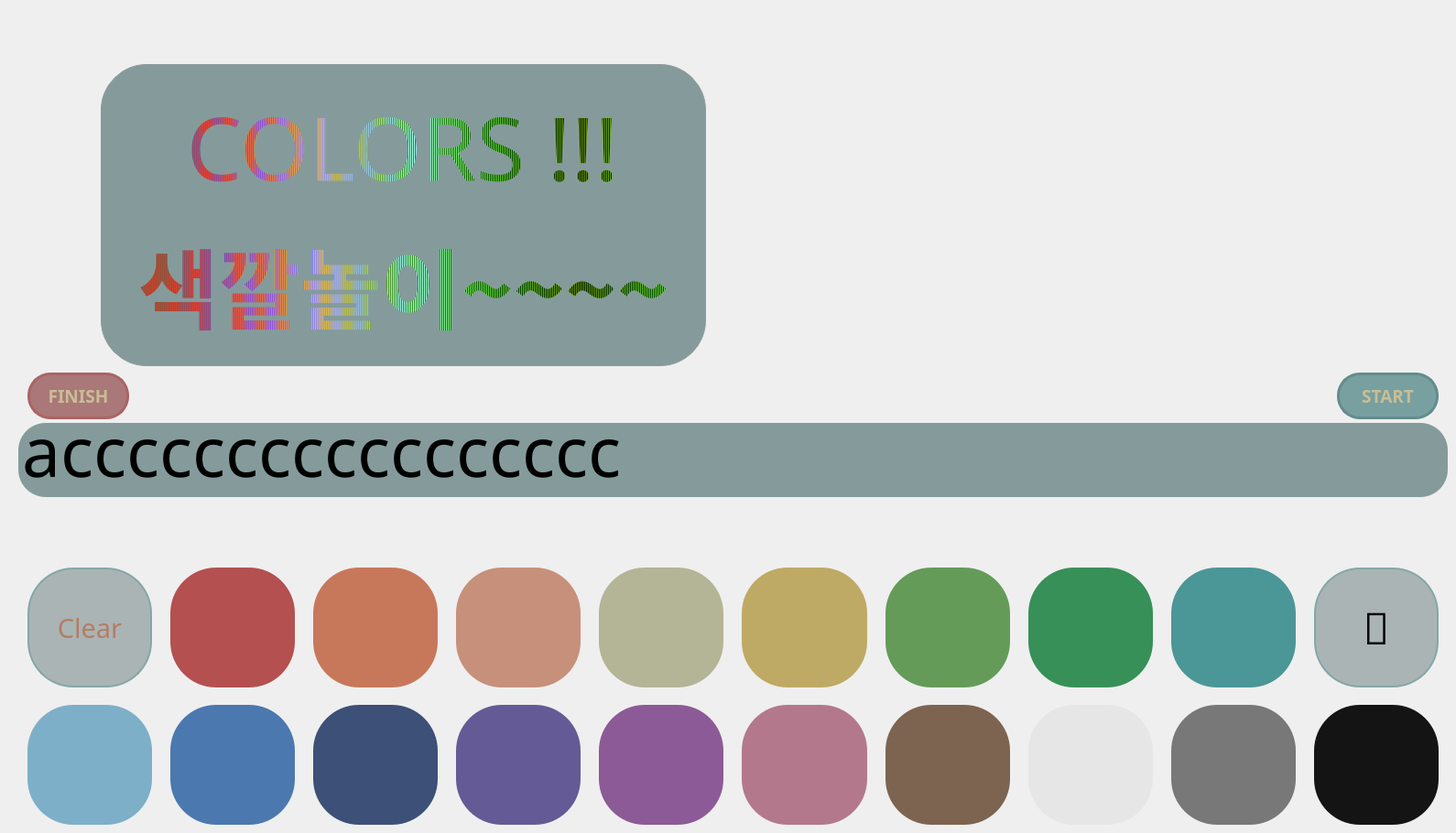
      <widget class="QWidget" name="colors">
       <widget class="QWidget" name="horizontalLayoutWidget_18">
        <property name="geometry">
         <rect>
          <x>30</x>
          <y>620</y>
          <width>1541</width>
          <height>131</height>
         </rect>
        </property>
        <layout class="QHBoxLayout" name="colors1">
         <property name="spacing">
          <number>20</number>
         </property>
         <item>
          <widget class="QPushButton" name="color_clear_btn">
           <property name="sizePolicy">
            <sizepolicy hsizetype="Minimum" vsizetype="Expanding">
             <horstretch>0</horstretch>
             <verstretch>0</verstretch>
            </sizepolicy>
           </property>
           <property name="font">
            <font>
             <family>BM DoHyeon</family>
             <pointsize>22</pointsize>
            </font>
           </property>
           <property name="styleSheet">
            <string notr="true">border-radius:50px;
border:2px solid rgb(133, 166, 166);
background-color: rgb(170, 180, 180);
color: rgb(180, 125, 100);</string>
           </property>
           <property name="text">
            <string>Clear</string>
           </property>
          </widget>
         </item>
         <item>
          <widget class="QPushButton" name="color_red_btn">
           <property name="sizePolicy">
            <sizepolicy hsizetype="Minimum" vsizetype="Expanding">
             <horstretch>0</horstretch>
             <verstretch>0</verstretch>
            </sizepolicy>
           </property>
           <property name="styleSheet">
            <string notr="true">border-radius:50px;
background-color: rgb(180, 80, 80);</string>
           </property>
           <property name="text">
            <string/>
           </property>
          </widget>
         </item>
         <item>
          <widget class="QPushButton" name="color_orange_btn">
           <property name="sizePolicy">
            <sizepolicy hsizetype="Minimum" vsizetype="Expanding">
             <horstretch>0</horstretch>
             <verstretch>0</verstretch>
            </sizepolicy>
           </property>
           <property name="styleSheet">
            <string notr="true">border-radius:50px;
background-color: rgb(200, 120, 90);</string>
           </property>
           <property name="text">
            <string/>
           </property>
          </widget>
         </item>
         <item>
          <widget class="QPushButton" name="color_peach_btn">
           <property name="sizePolicy">
            <sizepolicy hsizetype="Minimum" vsizetype="Expanding">
             <horstretch>0</horstretch>
             <verstretch>0</verstretch>
            </sizepolicy>
           </property>
           <property name="styleSheet">
            <string notr="true">border-radius:50px;
background-color: rgb(199, 144, 122);</string>
           </property>
           <property name="text">
            <string/>
           </property>
          </widget>
         </item>
         <item>
          <widget class="QPushButton" name="color_beige_btn">
           <property name="sizePolicy">
            <sizepolicy hsizetype="Minimum" vsizetype="Expanding">
             <horstretch>0</horstretch>
             <verstretch>0</verstretch>
            </sizepolicy>
           </property>
           <property name="styleSheet">
            <string notr="true">border-radius:50px;
background-color: rgb(180, 180, 150);</string>
           </property>
           <property name="text">
            <string/>
           </property>
          </widget>
         </item>
         <item>
          <widget class="QPushButton" name="color_yellow_btn">
           <property name="sizePolicy">
            <sizepolicy hsizetype="Minimum" vsizetype="Expanding">
             <horstretch>0</horstretch>
             <verstretch>0</verstretch>
            </sizepolicy>
           </property>
           <property name="styleSheet">
            <string notr="true">border-radius:50px;
background-color: rgb(190, 170, 100);</string>
           </property>
           <property name="text">
            <string/>
           </property>
          </widget>
         </item>
         <item>
          <widget class="QPushButton" name="color_ygreen_btn">
           <property name="sizePolicy">
            <sizepolicy hsizetype="Minimum" vsizetype="Expanding">
             <horstretch>0</horstretch>
             <verstretch>0</verstretch>
            </sizepolicy>
           </property>
           <property name="styleSheet">
            <string notr="true">border-radius:50px;
background-color: rgb(100, 155, 88);</string>
           </property>
           <property name="text">
            <string/>
           </property>
          </widget>
         </item>
         <item>
          <widget class="QPushButton" name="color_green_btn">
           <property name="sizePolicy">
            <sizepolicy hsizetype="Minimum" vsizetype="Expanding">
             <horstretch>0</horstretch>
             <verstretch>0</verstretch>
            </sizepolicy>
           </property>
           <property name="styleSheet">
            <string notr="true">border-radius:50px;
background-color: rgb(55, 144, 88);</string>
           </property>
           <property name="text">
            <string/>
           </property>
          </widget>
         </item>
         <item>
          <widget class="QPushButton" name="color_teal_btn">
           <property name="sizePolicy">
            <sizepolicy hsizetype="Minimum" vsizetype="Expanding">
             <horstretch>0</horstretch>
             <verstretch>0</verstretch>
            </sizepolicy>
           </property>
           <property name="styleSheet">
            <string notr="true">border-radius:50px;
background-color: rgb(75, 150, 150);</string>
           </property>
           <property name="text">
            <string/>
           </property>
          </widget>
         </item>
         <item>
          <widget class="QPushButton" name="color_bs_btn">
           <property name="sizePolicy">
            <sizepolicy hsizetype="Minimum" vsizetype="Expanding">
             <horstretch>0</horstretch>
             <verstretch>0</verstretch>
            </sizepolicy>
           </property>
           <property name="font">
            <font>
             <family>Symbols NF</family>
             <pointsize>36</pointsize>
            </font>
           </property>
           <property name="styleSheet">
            <string notr="true">border-radius:50px;
border:2px solid rgb(133, 166, 166);
background-color: rgb(170, 180, 180);
</string>
           </property>
           <property name="text">
            <string></string>
           </property>
          </widget>
         </item>
        </layout>
       </widget>
       <widget class="QWidget" name="horizontalLayoutWidget_19">
        <property name="geometry">
         <rect>
          <x>30</x>
          <y>770</y>
          <width>1541</width>
          <height>131</height>
         </rect>
        </property>
        <layout class="QHBoxLayout" name="colors2">
         <property name="spacing">
          <number>20</number>
         </property>
         <item>
          <widget class="QPushButton" name="color_sblue_btn">
           <property name="sizePolicy">
            <sizepolicy hsizetype="Minimum" vsizetype="Expanding">
             <horstretch>0</horstretch>
             <verstretch>0</verstretch>
            </sizepolicy>
           </property>
           <property name="styleSheet">
            <string notr="true">border-radius:50px;
background-color: rgb(125, 175, 200);</string>
           </property>
           <property name="text">
            <string/>
           </property>
          </widget>
         </item>
         <item>
          <widget class="QPushButton" name="color_blue_btn">
           <property name="sizePolicy">
            <sizepolicy hsizetype="Minimum" vsizetype="Expanding">
             <horstretch>0</horstretch>
             <verstretch>0</verstretch>
            </sizepolicy>
           </property>
           <property name="styleSheet">
            <string notr="true">border-radius:50px;
background-color: rgb(75, 120, 175);</string>
           </property>
           <property name="text">
            <string/>
           </property>
          </widget>
         </item>
         <item>
          <widget class="QPushButton" name="color_nblue_btn">
           <property name="sizePolicy">
            <sizepolicy hsizetype="Minimum" vsizetype="Expanding">
             <horstretch>0</horstretch>
             <verstretch>0</verstretch>
            </sizepolicy>
           </property>
           <property name="styleSheet">
            <string notr="true">border-radius:50px;
background-color: rgb(60, 80, 120);</string>
           </property>
           <property name="text">
            <string/>
           </property>
          </widget>
         </item>
         <item>
          <widget class="QPushButton" name="color_violet_btn">
           <property name="sizePolicy">
            <sizepolicy hsizetype="Minimum" vsizetype="Expanding">
             <horstretch>0</horstretch>
             <verstretch>0</verstretch>
            </sizepolicy>
           </property>
           <property name="styleSheet">
            <string notr="true">border-radius:50px;
background-color: rgb(100, 90, 150);</string>
           </property>
           <property name="text">
            <string/>
           </property>
          </widget>
         </item>
         <item>
          <widget class="QPushButton" name="color_purple_btn">
           <property name="sizePolicy">
            <sizepolicy hsizetype="Minimum" vsizetype="Expanding">
             <horstretch>0</horstretch>
             <verstretch>0</verstretch>
            </sizepolicy>
           </property>
           <property name="styleSheet">
            <string notr="true">border-radius:50px;
background-color: rgb(140, 90, 150);</string>
           </property>
           <property name="text">
            <string/>
           </property>
          </widget>
         </item>
         <item>
          <widget class="QPushButton" name="color_pink_btn">
           <property name="sizePolicy">
            <sizepolicy hsizetype="Minimum" vsizetype="Expanding">
             <horstretch>0</horstretch>
             <verstretch>0</verstretch>
            </sizepolicy>
           </property>
           <property name="styleSheet">
            <string notr="true">border-radius:50px;
background-color: rgb(180, 120, 140);</string>
           </property>
           <property name="text">
            <string/>
           </property>
          </widget>
         </item>
         <item>
          <widget class="QPushButton" name="color_brown_btn">
           <property name="sizePolicy">
            <sizepolicy hsizetype="Minimum" vsizetype="Expanding">
             <horstretch>0</horstretch>
             <verstretch>0</verstretch>
            </sizepolicy>
           </property>
           <property name="styleSheet">
            <string notr="true">border-radius:50px;
background-color: rgb(125, 100, 80);</string>
           </property>
           <property name="text">
            <string/>
           </property>
          </widget>
         </item>
         <item>
          <widget class="QPushButton" name="color_white_btn">
           <property name="sizePolicy">
            <sizepolicy hsizetype="Minimum" vsizetype="Expanding">
             <horstretch>0</horstretch>
             <verstretch>0</verstretch>
            </sizepolicy>
           </property>
           <property name="styleSheet">
            <string notr="true">border-radius:50px;
background-color: rgb(230, 230, 230);</string>
           </property>
           <property name="text">
            <string/>
           </property>
          </widget>
         </item>
         <item>
          <widget class="QPushButton" name="color_gray_btn">
           <property name="sizePolicy">
            <sizepolicy hsizetype="Minimum" vsizetype="Expanding">
             <horstretch>0</horstretch>
             <verstretch>0</verstretch>
            </sizepolicy>
           </property>
           <property name="styleSheet">
            <string notr="true">border-radius:50px;
background-color: rgb(120, 120, 120);</string>
           </property>
           <property name="text">
            <string/>
           </property>
          </widget>
         </item>
         <item>
          <widget class="QPushButton" name="color_black_btn">
           <property name="sizePolicy">
            <sizepolicy hsizetype="Minimum" vsizetype="Expanding">
             <horstretch>0</horstretch>
             <verstretch>0</verstretch>
            </sizepolicy>
           </property>
           <property name="styleSheet">
            <string notr="true">border-radius:50px;
background-color: rgb(20, 20, 20);</string>
           </property>
           <property name="text">
            <string/>
           </property>
          </widget>
         </item>
        </layout>
       </widget>
       <widget class="QTextEdit" name="color_trains">
        <property name="geometry">
         <rect>
          <x>20</x>
          <y>462</y>
          <width>1561</width>
          <height>81</height>
         </rect>
        </property>
        <property name="font">
         <font>
          <family>Miltrain</family>
          <pointsize>56</pointsize>
         </font>
        </property>
        <property name="styleSheet">
         <string notr="true">padding-right:10px;
border:none;
background-color: rgb(133,155,155);
border-radius:30px;</string>
        </property>
        <property name="verticalScrollBarPolicy">
         <enum>Qt::ScrollBarAlwaysOff</enum>
        </property>
        <property name="horizontalScrollBarPolicy">
         <enum>Qt::ScrollBarAlwaysOff</enum>
        </property>
        <property name="undoRedoEnabled">
         <bool>false</bool>
        </property>
        <property name="readOnly">
         <bool>false</bool>
        </property>
        <property name="markdown">
         <string notr="true">accccccccccccccccc

</string>
        </property>
        <property name="html">
         <string notr="true">&lt;!DOCTYPE HTML PUBLIC &quot;-//W3C//DTD HTML 4.0//EN&quot; &quot;http://www.w3.org/TR/REC-html40/strict.dtd&quot;&gt;
&lt;html&gt;&lt;head&gt;&lt;meta name=&quot;qrichtext&quot; content=&quot;1&quot; /&gt;&lt;style type=&quot;text/css&quot;&gt;
p, li { white-space: pre-wrap; }
&lt;/style&gt;&lt;/head&gt;&lt;body style=&quot; font-family:'Miltrain'; font-size:56pt; font-weight:400; font-style:normal;&quot;&gt;
&lt;p style=&quot; margin-top:0px; margin-bottom:0px; margin-left:0px; margin-right:0px; -qt-block-indent:0; text-indent:0px;&quot;&gt;accccccccccccccccc&lt;/p&gt;&lt;/body&gt;&lt;/html&gt;</string>
        </property>
        <property name="textInteractionFlags">
         <set>Qt::TextEditable</set>
        </property>
        <property name="placeholderText">
         <string notr="true"/>
        </property>
       </widget>
       <widget class="QLabel" name="color_start">
        <property name="geometry">
         <rect>
          <x>1460</x>
          <y>407</y>
          <width>111</width>
          <height>51</height>
         </rect>
        </property>
        <property name="font">
         <font>
          <family>Kristen ITC</family>
          <pointsize>14</pointsize>
          <weight>75</weight>
          <bold>true</bold>
         </font>
        </property>
        <property name="styleSheet">
         <string notr="true">background-color: rgb(120, 160, 160);
border:3px solid rgb(100, 140, 140);
border-radius:25px;
color:rgb(200,190,150);</string>
        </property>
        <property name="text">
         <string>START</string>
        </property>
        <property name="alignment">
         <set>Qt::AlignCenter</set>
        </property>
       </widget>
       <widget class="QLabel" name="color_finish">
        <property name="geometry">
         <rect>
          <x>30</x>
          <y>407</y>
          <width>111</width>
          <height>51</height>
         </rect>
        </property>
        <property name="font">
         <font>
          <family>Kristen ITC</family>
          <pointsize>14</pointsize>
          <weight>75</weight>
          <bold>true</bold>
         </font>
        </property>
        <property name="styleSheet">
         <string notr="true">background-color: rgb(170, 120, 120);
border:3px solid rgb(170, 100, 100);
border-radius:25px;
color:rgb(200,190,150);</string>
        </property>
        <property name="text">
         <string>FINISH</string>
        </property>
        <property name="alignment">
         <set>Qt::AlignCenter</set>
        </property>
       </widget>
       <widget class="QLabel" name="color_img">
        <property name="geometry">
         <rect>
          <x>800</x>
          <y>70</y>
          <width>600</width>
          <height>330</height>
         </rect>
        </property>
        <property name="text">
         <string/>
        </property>
        <property name="scaledContents">
         <bool>true</bool>
        </property>
        <property name="alignment">
         <set>Qt::AlignCenter</set>
        </property>
       </widget>
       <widget class="QLabel" name="color_name_eng">
        <property name="geometry">
         <rect>
          <x>119</x>
          <y>70</y>
          <width>641</width>
          <height>181</height>
         </rect>
        </property>
        <property name="font">
         <font>
          <family>Jokerman</family>
          <pointsize>72</pointsize>
         </font>
        </property>
        <property name="styleSheet">
         <string notr="true">color: qlineargradient(spread:reflect, x1:0, y1:0, x2:1, y2:0, stop:0 rgba(9, 41, 4, 255), stop:0.085 rgba(2, 79, 0, 255), stop:0.19 rgba(50, 147, 22, 255), stop:0.275 rgba(236, 191, 49, 255), stop:0.39 rgba(243, 61, 34, 255), stop:0.555 rgba(135, 81, 60, 255), stop:0.667 rgba(121, 75, 255, 255), stop:0.825 rgba(164, 255, 244, 255), stop:0.885 rgba(104, 222, 71, 255), stop:1 rgba(93, 128, 0, 255));</string>
        </property>
        <property name="text">
         <string>COLORS !!!</string>
        </property>
        <property name="alignment">
         <set>Qt::AlignCenter</set>
        </property>
       </widget>
       <widget class="QLabel" name="color_name_kor">
        <property name="geometry">
         <rect>
          <x>120</x>
          <y>250</y>
          <width>641</width>
          <height>121</height>
         </rect>
        </property>
        <property name="font">
         <font>
          <family>배달의민족 한나는 열한살</family>
          <pointsize>72</pointsize>
          <weight>75</weight>
          <bold>true</bold>
         </font>
        </property>
        <property name="styleSheet">
         <string notr="true">color: qlineargradient(spread:reflect, x1:0, y1:0, x2:1, y2:0, stop:0 rgba(9, 41, 4, 255), stop:0.085 rgba(2, 79, 0, 255), stop:0.19 rgba(50, 147, 22, 255), stop:0.275 rgba(236, 191, 49, 255), stop:0.39 rgba(243, 61, 34, 255), stop:0.555 rgba(135, 81, 60, 255), stop:0.667 rgba(121, 75, 255, 255), stop:0.825 rgba(164, 255, 244, 255), stop:0.885 rgba(104, 222, 71, 255), stop:1 rgba(93, 128, 0, 255));</string>
        </property>
        <property name="text">
         <string>색깔놀이~~~~</string>
        </property>
        <property name="alignment">
         <set>Qt::AlignCenter</set>
        </property>
       </widget>
       <widget class="QLabel" name="color_backLbl">
        <property name="geometry">
         <rect>
          <x>110</x>
          <y>70</y>
          <width>661</width>
          <height>330</height>
         </rect>
        </property>
        <property name="styleSheet">
         <string notr="true">background-color: rgb(133,155,155);
border:1px solid rgb(144, 155, 155);
border-radius:50px;</string>
        </property>
        <property name="text">
         <string/>
        </property>
       </widget>
       <zorder>color_backLbl</zorder>
       <zorder>horizontalLayoutWidget_18</zorder>
       <zorder>horizontalLayoutWidget_19</zorder>
       <zorder>color_trains</zorder>
       <zorder>color_start</zorder>
       <zorder>color_finish</zorder>
       <zorder>color_img</zorder>
       <zorder>color_name_eng</zorder>
       <zorder>color_name_kor</zorder>
      </widget>
